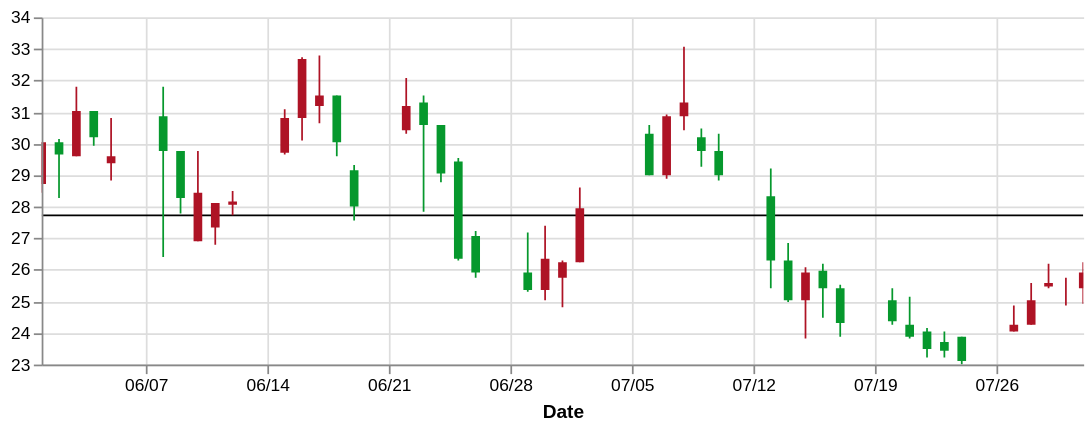

Vega-Lite specification stored for this chart:
### Vega specification from a JSON file in a GitHub repository (floating-point values rounded to 4 significant figures)
{"$schema": "http://vega.github.io/schema/vega/v3.0.json", "autosize": "pad", "padding": 5, "encode": {"update": {"fill": {"value": "transparent"}}}, "data": [{"name": "source_0", "values": [{"date": "01-Jun-2009", "open": 28.7, "high": 30.05, "low": 28.45, "close": 30.04, "signal": "short", "ret": -4.894}, {"date": "02-Jun-2009", "open": 30.04, "high": 30.13, "low": 28.3, "close": 29.63, "signal": "short", "ret": -0.3226}, {"date": "03-Jun-2009", "open": 29.62, "high": 31.79, "low": 29.62, "close": 31.02, "signal": "short", "ret": 3.687}, {"date": "04-Jun-2009", "open": 31.02, "high": 31.02, "low": 29.92, "close": 30.18, "signal": "short", "ret": 4.51}, {"date": "05-Jun-2009", "open": 29.39, "high": 30.81, "low": 28.85, "close": 29.62, "signal": "short", "ret": 6.084}, {"date": "08-Jun-2009", "open": 30.84, "high": 31.82, "low": 26.41, "close": 29.77, "signal": "short", "ret": 1.254}, {"date": "09-Jun-2009", "open": 29.77, "high": 29.77, "low": 27.79, "close": 28.27, "signal": "short", "ret": -5.024}, {"date": "10-Jun-2009", "open": 26.9, "high": 29.74, "low": 26.9, "close": 28.46, "signal": "short", "ret": -5.466}, {"date": "11-Jun-2009", "open": 27.36, "high": 28.11, "low": 26.81, "close": 28.11, "signal": "short", "ret": -8.374}, {"date": "12-Jun-2009", "open": 28.08, "high": 28.5, "low": 27.73, "close": 28.15, "signal": "short", "ret": -5.528}, {"date": "15-Jun-2009", "open": 29.7, "high": 31.09, "low": 29.64, "close": 30.81, "signal": "long", "ret": 3.492}, {"date": "16-Jun-2009", "open": 30.81, "high": 32.75, "low": 30.07, "close": 32.68, "signal": "short", "ret": 0.155}, {"date": "17-Jun-2009", "open": 31.19, "high": 32.77, "low": 30.64, "close": 31.54, "signal": "short", "ret": 5.828}, {"date": "18-Jun-2009", "open": 31.54, "high": 31.54, "low": 29.6, "close": 30.03, "signal": "short", "ret": 8.176}, {"date": "19-Jun-2009", "open": 29.16, "high": 29.32, "low": 27.56, "close": 27.99, "signal": "short", "ret": 8.599}, {"date": "22-Jun-2009", "open": 30.4, "high": 32.05, "low": 30.3, "close": 31.17, "signal": "short", "ret": 15.49}, {"date": "23-Jun-2009", "open": 31.3, "high": 31.54, "low": 27.83, "close": 30.58, "signal": "short", "ret": 11.74}, {"date": "24-Jun-2009", "open": 30.58, "high": 30.58, "low": 28.79, "close": 29.05, "signal": "long", "ret": -10.42}, {"date": "25-Jun-2009", "open": 29.45, "high": 29.56, "low": 26.3, "close": 26.36, "signal": "long", "ret": 0}, {"date": "26-Jun-2009", "open": 27.09, "high": 27.22, "low": 25.76, "close": 25.93, "signal": "long", "ret": 0}, {"date": "29-Jun-2009", "open": 25.93, "high": 27.18, "low": 25.29, "close": 25.35, "signal": "long", "ret": 5.263}, {"date": "30-Jun-2009", "open": 25.36, "high": 27.38, "low": 25.02, "close": 26.35, "signal": "long", "ret": 6.738}, {"date": "01-Jul-2009", "open": 25.73, "high": 26.31, "low": 24.8, "close": 26.22, "signal": "long", "ret": 7.836}, {"date": "02-Jul-2009", "open": 26.22, "high": 28.62, "low": 26.22, "close": 27.95, "signal": "long", "ret": 2.764}, {"date": "06-Jul-2009", "open": 30.32, "high": 30.6, "low": 28.99, "close": 29, "signal": "short", "ret": -2.145}, {"date": "07-Jul-2009", "open": 29, "high": 30.94, "low": 28.9, "close": 30.85, "signal": "short", "ret": 3.035}, {"date": "08-Jul-2009", "open": 30.85, "high": 33.05, "low": 30.43, "close": 31.3, "signal": "short", "ret": 5.687}, {"date": "09-Jul-2009", "open": 30.23, "high": 30.49, "low": 29.28, "close": 29.78, "signal": "short", "ret": 8.228}, {"date": "10-Jul-2009", "open": 29.78, "high": 30.34, "low": 28.82, "close": 29.02, "signal": "short", "ret": 8.648}, {"date": "13-Jul-2009", "open": 28.36, "high": 29.24, "low": 25.42, "close": 26.31, "signal": "short", "ret": 7.329}, {"date": "14-Jul-2009", "open": 26.31, "high": 26.84, "low": 24.99, "close": 25.02, "signal": "short", "ret": 7.309}, {"date": "15-Jul-2009", "open": 25.05, "high": 26.06, "low": 23.83, "close": 25.89, "signal": "neutral", "ret": 0}, {"date": "16-Jul-2009", "open": 25.96, "high": 26.18, "low": 24.51, "close": 25.42, "signal": "long", "ret": -9.828}, {"date": "17-Jul-2009", "open": 25.42, "high": 25.55, "low": 23.88, "close": 24.34, "signal": "long", "ret": -10.84}, {"date": "20-Jul-2009", "open": 25.06, "high": 25.42, "low": 24.26, "close": 24.4, "signal": "long", "ret": -7.557}, {"date": "21-Jul-2009", "open": 24.28, "high": 25.14, "low": 23.81, "close": 23.87, "signal": "long", "ret": -2.509}, {"date": "22-Jul-2009", "open": 24.05, "high": 24.14, "low": 23.24, "close": 23.47, "signal": "long", "ret": 0.9158}, {"date": "23-Jul-2009", "open": 23.71, "high": 24.05, "low": 23.21, "close": 23.43, "signal": "long", "ret": 2.471}, {"date": "24-Jul-2009", "open": 23.87, "high": 23.87, "low": 23, "close": 23.09, "signal": "long", "ret": 4.223}, {"date": "27-Jul-2009", "open": 24.06, "high": 24.86, "low": 24.02, "close": 24.28, "signal": "long", "ret": -0.1894}, {"date": "28-Jul-2009", "open": 24.28, "high": 25.61, "low": 24.28, "close": 25.01, "signal": "long", "ret": -4.38}, {"date": "29-Jul-2009", "open": 25.47, "high": 26.18, "low": 25.41, "close": 25.61, "signal": "long", "ret": -4.485}, {"date": "30-Jul-2009", "open": 25.4, "high": 25.76, "low": 24.85, "close": 25.4, "signal": "long", "ret": -1.704}, {"date": "31-Jul-2009", "open": 25.4, "high": 26.22, "low": 24.93, "close": 25.92, "signal": "short", "ret": 5.068}], "format": {"type": "json"}, "transform": [{"type": "formula", "expr": "datum.open > datum.close", "as": "isIncrease"}, {"type": "formula", "expr": "(datum.open + datum.close)/2", "as": "mid"}]}, {"name": "data_0", "source": "source_0", "transform": [{"type": "formula", "expr": "toNumber(datum[\"mid\"])", "as": "mid"}, {"type": "filter", "expr": "datum[\"mid\"] !== null && !isNaN(datum[\"mid\"])"}, {"type": "aggregate", "groupby": [], "ops": ["mean"], "fields": ["mid"], "as": ["mean_mid"]}]}, {"name": "data_1", "source": "source_0", "transform": [{"type": "formula", "expr": "toDate(datum[\"date\"])", "as": "date"}, {"type": "formula", "expr": "toNumber(datum[\"low\"])", "as": "low"}, {"type": "formula", "expr": "toNumber(datum[\"high\"])", "as": "high"}, {"type": "filter", "expr": "datum[\"date\"] !== null && !isNaN(datum[\"date\"]) && datum[\"low\"] !== null && !isNaN(datum[\"low\"]) && datum[\"high\"] !== null && !isNaN(datum[\"high\"])"}, {"type": "formula", "as": "yearmonthdate_date", "expr": "datetime(year(datum[\"date\"]), month(datum[\"date\"]), date(datum[\"date\"]), 0, 0, 0, 0)"}]}, {"name": "data_2", "source": "source_0", "transform": [{"type": "formula", "expr": "toDate(datum[\"date\"])", "as": "date"}, {"type": "formula", "expr": "toNumber(datum[\"open\"])", "as": "open"}, {"type": "formula", "expr": "toNumber(datum[\"close\"])", "as": "close"}, {"type": "filter", "expr": "datum[\"date\"] !== null && !isNaN(datum[\"date\"]) && datum[\"open\"] !== null && !isNaN(datum[\"open\"]) && datum[\"close\"] !== null && !isNaN(datum[\"close\"])"}, {"type": "formula", "as": "yearmonthdate_date", "expr": "datetime(year(datum[\"date\"]), month(datum[\"date\"]), date(datum[\"date\"]), 0, 0, 0, 0)"}]}], "signals": [{"name": "width", "update": "max(layer_0_width, layer_1_width, layer_2_width)"}, {"name": "height", "update": "max(layer_0_height, layer_1_height, layer_2_height)"}, {"name": "layer_0_width", "update": "600"}, {"name": "layer_0_height", "update": "200"}, {"name": "layer_1_width", "update": "600"}, {"name": "layer_1_height", "update": "200"}, {"name": "layer_2_width", "update": "600"}, {"name": "layer_2_height", "update": "200"}], "marks": [{"name": "layer_0_marks", "type": "rule", "from": {"data": "data_0"}, "encode": {"update": {"x": {"value": 0}, "y": {"scale": "y", "field": "mean_mid"}, "x2": {"field": {"group": "width"}}, "stroke": {"value": "fff"}}}, "clip": true}, {"name": "layer_1_marks", "type": "rule", "from": {"data": "data_1"}, "encode": {"update": {"x": {"scale": "x", "field": "yearmonthdate_date"}, "y": {"scale": "y", "field": "low"}, "y2": {"scale": "y", "field": "high"}, "stroke": {"scale": "color", "field": "isIncrease"}}}, "clip": true}, {"name": "layer_2_marks", "type": "rect", "role": "bar", "from": {"data": "data_2"}, "encode": {"update": {"xc": {"scale": "x", "field": "yearmonthdate_date"}, "width": {"value": 5}, "y": {"scale": "y", "field": "open"}, "y2": {"scale": "y", "field": "close"}, "fill": {"scale": "color", "field": "isIncrease"}}}, "clip": true}], "scales": [{"name": "y", "type": "linear", "domain": {"fields": [{"data": "data_0", "field": "mean_mid"}, {"data": "data_1", "field": "low"}, {"data": "data_1", "field": "high"}, {"data": "data_2", "field": "open"}, {"data": "data_2", "field": "close"}], "sort": true}, "range": [200, 0], "zero": false, "round": true, "nice": true}, {"name": "x", "type": "time", "domain": {"fields": [{"data": "data_1", "field": "yearmonthdate_date"}, {"data": "data_2", "field": "yearmonthdate_date"}], "sort": true}, "range": [0, 600], "round": true, "nice": "day"}, {"name": "color", "type": "ordinal", "domain": {"fields": [{"data": "data_1", "field": "isIncrease"}, {"data": "data_2", "field": "isIncrease"}], "sort": true}, "range": ["#ae1325", "#06982d"]}], "axes": [{"scale": "x", "orient": "bottom", "tickCount": 5, "title": "Date", "zindex": 1, "encode": {"labels": {"update": {"text": {"signal": "timeFormat(datum.value, '%m/%d')"}, "angle": {"value": 0}}}}}, {"scale": "x", "domain": false, "grid": true, "labels": false, "orient": "bottom", "tickCount": 5, "ticks": false, "zindex": 0, "gridScale": "y"}, {"scale": "y", "format": "s", "orient": "left", "zindex": 1}, {"scale": "y", "domain": false, "format": "s", "grid": true, "labels": false, "orient": "left", "ticks": false, "zindex": 0}]}
